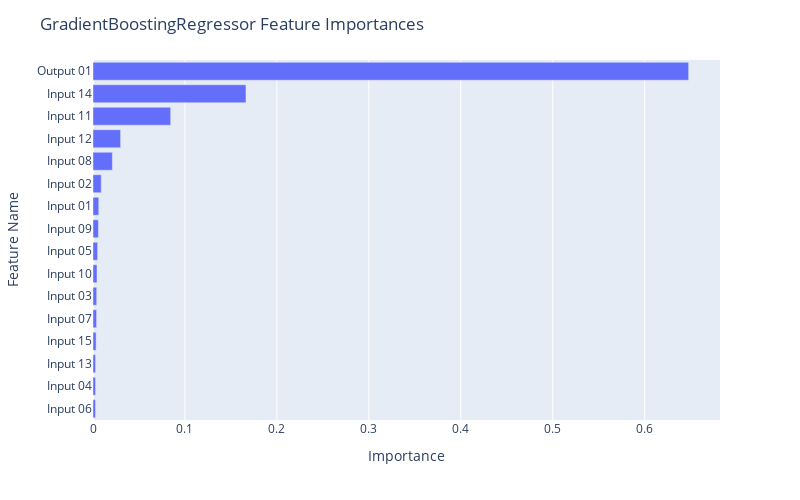

The cell this chart's notebook holds for it:
### Code cell
fig = px.bar(df_gb, x="Importance", y="Feature Name")

fig.update_layout(
    autosize=False,
    width=800,
    height=500,
    title_text=f"GradientBoostingRegressor Feature Importances",
    yaxis={'categoryorder':'total ascending'}
)

fig.show()

### Figure 1 — Plotly figure (JSON) as saved in the notebook; plotly's stock layout.template omitted (floating-point values rounded to 4 significant figures)
{"data": [{"alignmentgroup": "True", "hovertemplate": "Importance=%{x}<br>Feature Name=%{y}<extra></extra>", "legendgroup": "", "marker": {"color": "#636efa", "pattern": {"shape": ""}}, "name": "", "offsetgroup": "", "orientation": "h", "showlegend": false, "textposition": "auto", "type": "bar", "x": [0.6478, 0.1664, 0.08447, 0.03003, 0.02105, 0.008956, 0.006284, 0.005892, 0.005028, 0.004359, 0.004045, 0.00392, 0.003415, 0.002807, 0.002802, 0.002749], "xaxis": "x", "y": ["Output 01", "Input 14", "Input 11", "Input 12", "Input 08", "Input 02", "Input 01", "Input 09", "Input 05", "Input 10", "Input 03", "Input 07", "Input 15", "Input 13", "Input 04", "Input 06"], "yaxis": "y"}], "layout": {"autosize": false, "barmode": "relative", "height": 500, "legend": {"tracegroupgap": 0}, "margin": {"t": 60}, "title": {"text": "GradientBoostingRegressor Feature Importances"}, "width": 800, "xaxis": {"anchor": "y", "autorange": true, "domain": [0, 1], "range": [0, 0.6819], "title": {"text": "Importance"}, "type": "linear"}, "yaxis": {"anchor": "x", "autorange": true, "categoryorder": "total ascending", "domain": [0, 1], "range": [-0.5, 15.5], "title": {"text": "Feature Name"}, "type": "category"}}}
